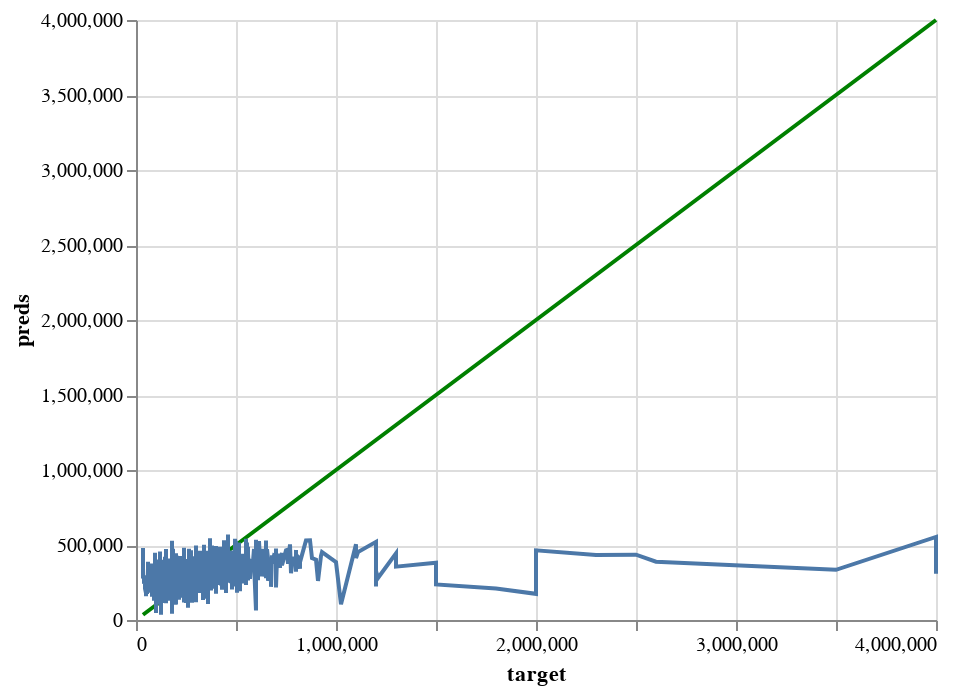

Here is the notebook cell this chart was saved with:
### Markdown cell above
### 9. Assess Model Performance

### Code cell
import altair as alt
perfect_train = alt.Chart(pd.DataFrame({'target': y_train, 'preds': y_train})).mark_line(color='green').encode(
    x='target',
    y='preds'
)

pred_chart_train = alt.Chart(pd.DataFrame({'target': y_train, 'preds': y_train_pred})).mark_line().encode(
    x='target',
    y='preds'
  )

perfect_train + pred_chart_train

### Figure 1 — Vega-Lite specification as saved in the notebook (floating-point values rounded to 4 significant figures; data arrays with more than 128 entries replaced by an {"elided": "..."} marker saying what was removed)
{"config": {"view": {"continuousWidth": 400, "continuousHeight": 300}}, "layer": [{"data": {"name": "data-7a6c9d63353c548ece8313b0c30bb199"}, "mark": {"type": "line", "color": "green"}, "encoding": {"x": {"field": "target", "type": "quantitative"}, "y": {"field": "preds", "type": "quantitative"}}}, {"data": {"name": "data-f3a7d5dd1ea01e3c93fdd9ddf336486c"}, "mark": "line", "encoding": {"x": {"field": "target", "type": "quantitative"}, "y": {"field": "preds", "type": "quantitative"}}}], "$schema": "https://vega.github.io/schema/vega-lite/v4.17.0.json", "datasets": {"data-7a6c9d63353c548ece8313b0c30bb199": {"elided": "2998 records"}, "data-f3a7d5dd1ea01e3c93fdd9ddf336486c": {"elided": "2998 records"}}}
